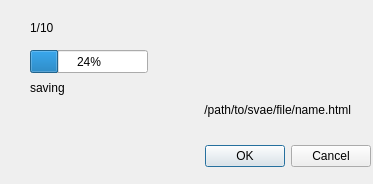
<?xml version="1.0" encoding="UTF-8"?>
<ui version="4.0">
 <class>SaveSessionsDialog</class>
 <widget class="QDialog" name="SaveSessionsDialog">
  <property name="geometry">
   <rect>
    <x>0</x>
    <y>0</y>
    <width>373</width>
    <height>184</height>
   </rect>
  </property>
  <property name="windowTitle">
   <string>Dialog</string>
  </property>
  <widget class="QDialogButtonBox" name="buttonBox">
   <property name="geometry">
    <rect>
     <x>30</x>
     <y>140</y>
     <width>341</width>
     <height>32</height>
    </rect>
   </property>
   <property name="orientation">
    <enum>Qt::Horizontal</enum>
   </property>
   <property name="standardButtons">
    <set>QDialogButtonBox::Cancel|QDialogButtonBox::Ok</set>
   </property>
  </widget>
  <widget class="QLabel" name="label">
   <property name="geometry">
    <rect>
     <x>30</x>
     <y>80</y>
     <width>61</width>
     <height>16</height>
    </rect>
   </property>
   <property name="text">
    <string>saving</string>
   </property>
  </widget>
  <widget class="QLabel" name="savingFileNameLabel">
   <property name="geometry">
    <rect>
     <x>20</x>
     <y>100</y>
     <width>331</width>
     <height>20</height>
    </rect>
   </property>
   <property name="layoutDirection">
    <enum>Qt::LeftToRight</enum>
   </property>
   <property name="text">
    <string>/path/to/svae/file/name.html</string>
   </property>
   <property name="textFormat">
    <enum>Qt::PlainText</enum>
   </property>
   <property name="scaledContents">
    <bool>false</bool>
   </property>
   <property name="alignment">
    <set>Qt::AlignRight|Qt::AlignTrailing|Qt::AlignVCenter</set>
   </property>
   <property name="wordWrap">
    <bool>false</bool>
   </property>
  </widget>
  <widget class="QProgressBar" name="progressBar">
   <property name="geometry">
    <rect>
     <x>30</x>
     <y>50</y>
     <width>118</width>
     <height>23</height>
    </rect>
   </property>
   <property name="value">
    <number>24</number>
   </property>
  </widget>
  <widget class="QLabel" name="label_3">
   <property name="geometry">
    <rect>
     <x>30</x>
     <y>20</y>
     <width>61</width>
     <height>16</height>
    </rect>
   </property>
   <property name="text">
    <string>1/10</string>
   </property>
  </widget>
 </widget>
 <resources/>
 <connections>
  <connection>
   <sender>buttonBox</sender>
   <signal>accepted()</signal>
   <receiver>SaveSessionsDialog</receiver>
   <slot>accept()</slot>
   <hints>
    <hint type="sourcelabel">
     <x>248</x>
     <y>254</y>
    </hint>
    <hint type="destinationlabel">
     <x>157</x>
     <y>274</y>
    </hint>
   </hints>
  </connection>
  <connection>
   <sender>buttonBox</sender>
   <signal>rejected()</signal>
   <receiver>SaveSessionsDialog</receiver>
   <slot>reject()</slot>
   <hints>
    <hint type="sourcelabel">
     <x>316</x>
     <y>260</y>
    </hint>
    <hint type="destinationlabel">
     <x>286</x>
     <y>274</y>
    </hint>
   </hints>
  </connection>
 </connections>
</ui>
